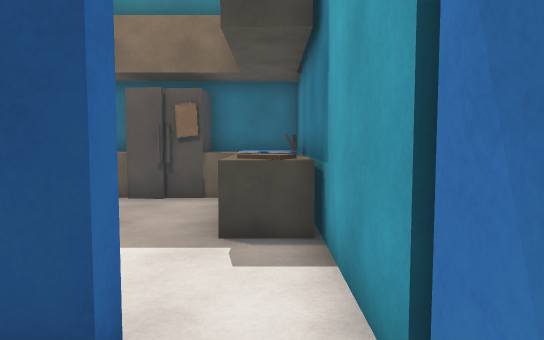
view 1 (above)

12 first-person views from a walk through a Unity game level. The camera is 1.5 m above the floor, tilts 4° down and sees 70° across. The floor is counted in squares, 1 m on a side. Each view is taken from the middle of a square. On the plan, view 1 faces up. The plan holds only what a view shows up to about 17 squares ahead; the rest is blank. The player character is not drawn. Surface patterns are stand-ins for the level's own textures.

view 2
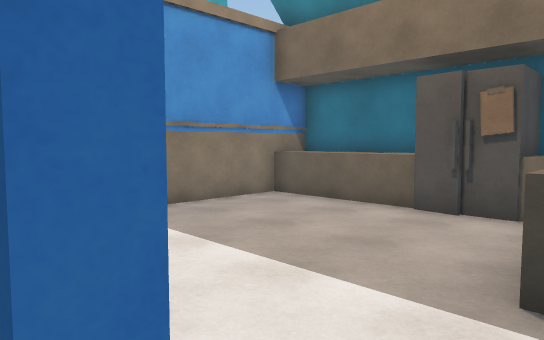

view 3
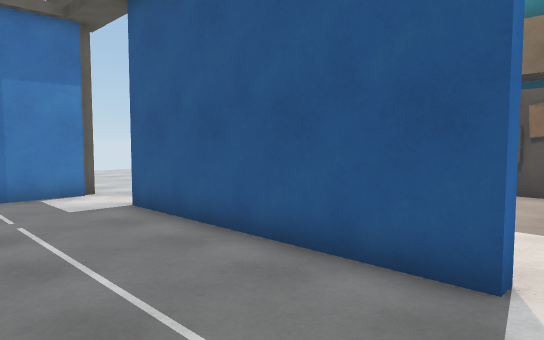

view 4
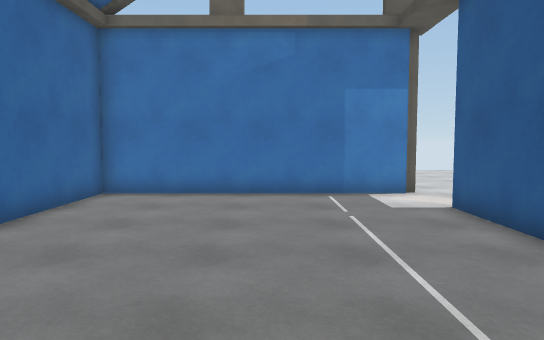

view 5
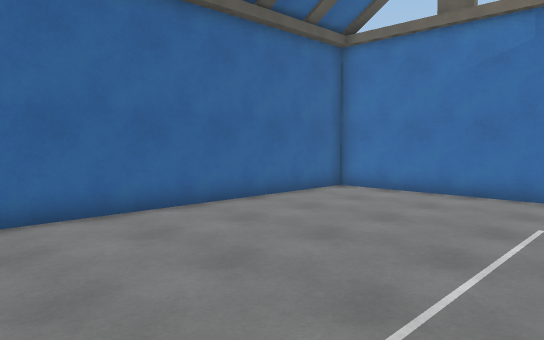

view 6
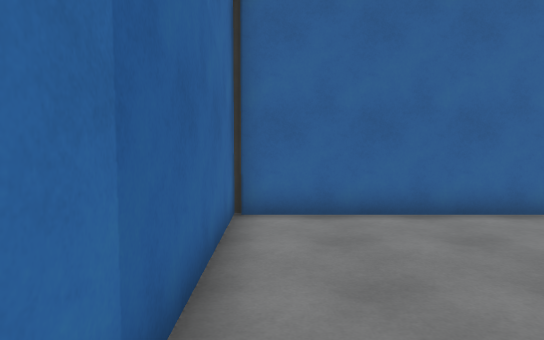

view 7
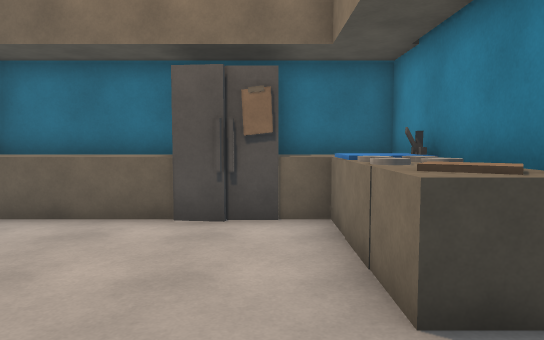

view 8
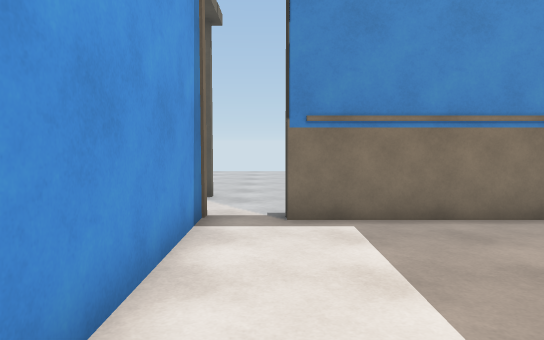

view 9
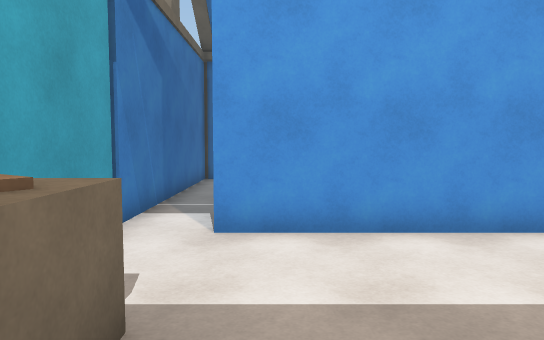

view 10
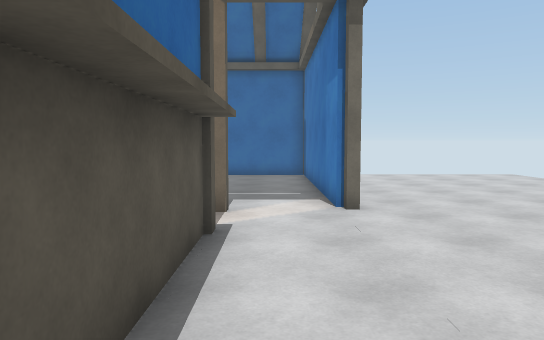

view 11
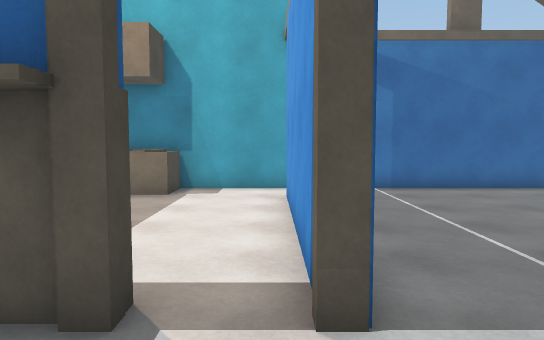

view 12
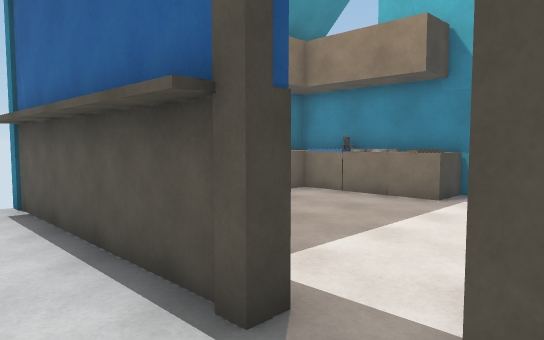

### Floor plan
Points are (right, up) in squares from view 1. A wall is a line through its corners. A room is listed if a view was taken in it or the views show most of it. See-through windows are left out.
Room 1 (views 1, 2, 3, 4, 5, 6)
walls: (-1, 2.6) (-1, 2.2) (-8.9, 2.2); (-11.5, 2.1) (-11.5, -7) (0.8, -7) (0.8, 2)
ways out: opening at (-0.5, 2) to room 2; opening at (-10.5, 2) to room 3
Room 2 (views 7, 8, 9)
walls: (-4.4, 10.6) (-8.5, 10.6); (-4.2, 12.1) (-8.5, 12.1) (-8.5, 4.3); (-1.4, 12.1) (-1.9, 12.1); (-9.1, 2.6) (-1, 2.6); (0.8, 2.1) (0.8, 12.1)
ways out: opening at (-0.5, 2) to room 1; opening at (-9, 3.5) to room 3
objects: fridge (-4, 10) to (-3, 12); other object (-2, 11) to (0, 12); other object (-1, 6) to (0, 7); oven (-1, 8) to (0, 8); sink (-1, 9) to (0, 10); other object (-1, 9) to (0, 11)
Room 3 (views 10, 11, 12)
walls: (-11.7, 2.4) (-11.7, 1.9); (-8.9, 2.2) (-8.9, 2.8); (-8.9, 4.2) (-8.9, 12.5); (-8.5, 4.3) (-9.1, 4.3)
ways out: opening at (-10.5, 2) to room 1; opening at (-9, 3.5) to room 2

Positions as (right, up) in squares from view 1, and headings:
1: (0, 0), facing up
2: (0, 2), facing up-left
3: (0, -2), facing up-left
4: (0, -2), facing left
5: (0, 1), facing down-left
6: (0, 1), facing down
7: (-2, 3), facing up
8: (-1, 4), facing left
9: (-2, 9), facing down
10: (-10, 11), facing down
11: (-12, 3), facing right
12: (-11, 2), facing up-right
